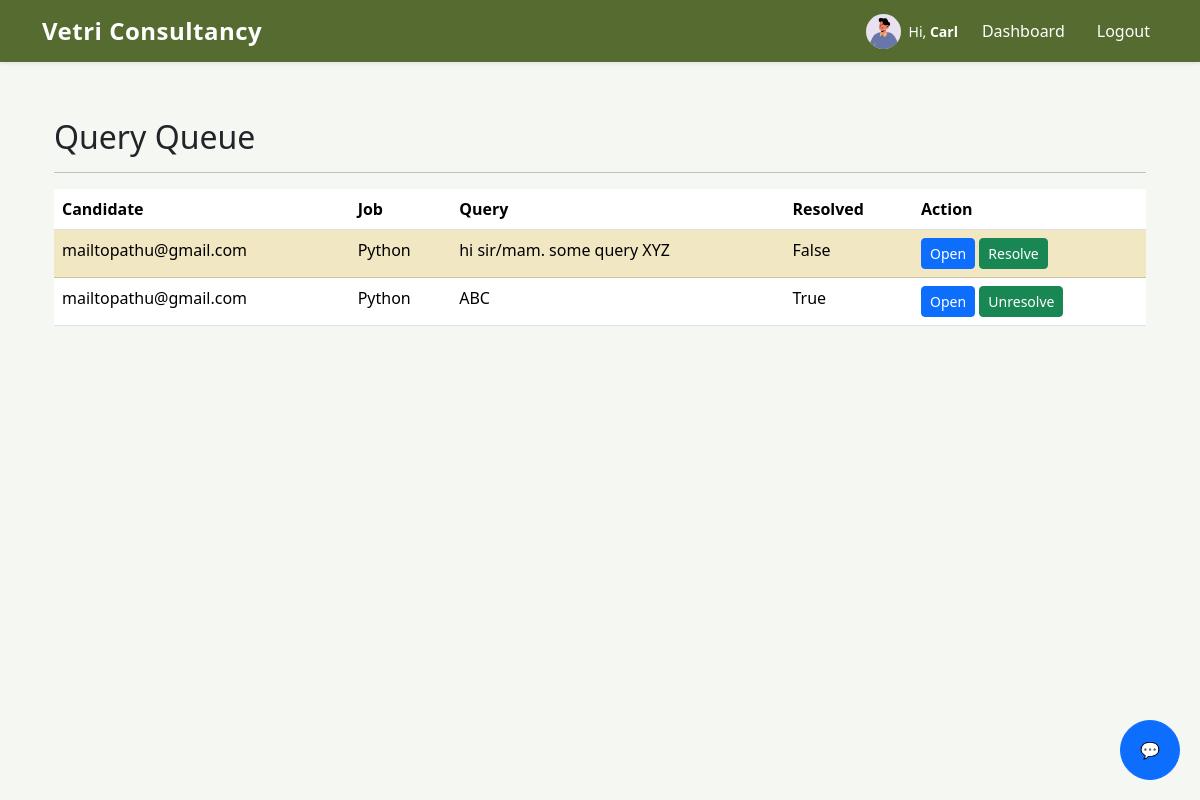
Screenshot of /jobs/queries/queue/ (signed in) with the database file from the repository.
### accounts/models.py (models this page shows, shortened)
class User(AbstractUser):
    ROLE_CHOICES = (
        ('CANDIDATE', 'Candidate'),
        ('CONSULTANT', 'Consultant'),
        ('ADMIN', 'Admin'),
    )
    username = None
    email = models.EmailField(unique=True)
    role = models.CharField(max_length=20, choices=ROLE_CHOICES, default='CANDIDATE')
    USERNAME_FIELD = 'email'
    REQUIRED_FIELDS = []
    objects = CustomUserManager()

### profiles/models.py (models this page shows, shortened)
class ConsultantProfile(models.Model):
    user = models.OneToOneField(
        settings.AUTH_USER_MODEL,
        on_delete=models.CASCADE,
        related_name='consultant_profile'
    )
    first_name = models.CharField(max_length=50, blank=True)
    last_name = models.CharField(max_length=50, blank=True)
    phone = models.CharField(max_length=20, blank=True)
    company = models.CharField(max_length=100, blank=True)
    designation = models.CharField(max_length=100, blank=True)
    profile_image = models.ImageField(
        upload_to=consultant_profile_image_path,
        null=True,
        blank=True
    )
    bio = models.TextField(blank=True, null=True)
    linkedin = models.URLField(blank=True, null=True)
    created_at = models.DateTimeField(default=timezone.now)
    updated_at = models.DateTimeField(auto_now=True)

### jobs/models.py (models this page shows, shortened)
class JobQuery(models.Model):
    job = models.ForeignKey('Job', on_delete=models.CASCADE, related_name='queries')
    user = models.ForeignKey(settings.AUTH_USER_MODEL, on_delete=models.CASCADE)  # candidate
    question = models.TextField()
    created_at = models.DateTimeField(auto_now_add=True)
    is_resolved = models.BooleanField(default=False)

class Job(models.Model):
    JOB_TYPE_CHOICES = (
        ('FT', 'Full Time'),
        ('PT', 'Part Time'),
        ('RM', 'Remote'),
    )
    posted_by = models.ForeignKey(
        settings.AUTH_USER_MODEL,
        on_delete=models.CASCADE,
        related_name='posted_jobs'
    )
    title = models.CharField(max_length=200)
    company = models.CharField(max_length=150)
    location = models.CharField(max_length=150)
    experience = models.PositiveIntegerField(help_text="Experience in years")
    job_type = models.CharField(max_length=2, choices=JOB_TYPE_CHOICES)
    domain = models.CharField(max_length=150, help_text="Eg: Web Development, Data Science")
    skills = models.TextField(help_text="Comma separated skills")
    description = models.TextField()
    posted_on = models.DateTimeField(auto_now_add=True)
    is_active = models.BooleanField(default=True)

### jobs/views.py (the view)
# urls.py: path('queries/queue/', query_queue_view, name='query_queue'),  # Consultant queue
@login_required
def query_queue_view(request):
    user = request.user
    if user.role != 'CONSULTANT':
        return redirect('jobs:jobs_list')
    queries = (
        JobQuery.objects
        .filter(job__posted_by=user)
        .select_related('job', 'user')
        .order_by('is_resolved', '-created_at')
    )
    return render(request, 'jobs/query_queue.html', {
        'queries': queries
    })

### jobs/templates/jobs/query_queue.html (shortened to what this page needs)
{% extends "base.html" %}
{% block content %}
<div class="container mt-5">
    <h2>Query Queue</h2>
    <hr>
    {% if queries %}
        <table class="table table-striped">
            <thead>
                <tr>
                    <th>Candidate</th>
                    <th>Job</th>
                    <th>Query</th>
                    <th>Resolved</th>
                    <th>Action</th>
                </tr>
            </thead>
            <tbody>
                {% for query in queries %}
                <tr class="{% if not query.is_resolved %}table-warning{% endif %}">
                    <td>{{ query.user.get_full_name|default:query.user.email }}</td>
                    <td>{{ query.job.title }}</td>
                    <td>{{ query.question|truncatechars:50 }}</td>
                    <td>{{ query.is_resolved }}</td>
                    <td>
                        <a href="{% url 'jobs:job_queries' query.job.id %}" class="btn btn-sm btn-primary">
                            Open
                        </a>
                        <form method="post" style="display:inline;">
                            <button type="submit" name="resolve" class="btn btn-sm btn-success">
                                {% if query.is_resolved %}Unresolve{% else %}Resolve{% endif %}
                            </button>
                        </form>
                    </td>
                </tr>
                {% endfor %}
            </tbody>
        </table>
    {% else %}
        <p>No queries found.</p>
    {% endif %}
</div>
{% endblock %}

### templates/base.html (shortened to what this page needs)
{% load static %}
<!DOCTYPE html>
<html lang="en">
<head>
    <link rel="stylesheet" href="https://cdn.jsdelivr.net/npm/bootstrap-icons@1.10.5/font/bootstrap-icons.css">
    <link href="https://cdn.jsdelivr.net/npm/bootstrap@5.3.3/dist/css/bootstrap.min.css" rel="stylesheet">
</head>
<body>
    {% if not hide_nav %}
    <nav class="navbar navbar-expand-lg fixed-top shadow-sm">
        <div class="container">
            <a class="navbar-brand logo"
                href="{% if user.is_authenticated %}{% url 'jobs:jobs_list' %}{% else %}{% url 'accounts:login' %}{% endif %}">
                Vetri Consultancy
            </a>
            <div class="collapse navbar-collapse" id="navbarNav">
                <ul class="navbar-nav ms-auto align-items-center gap-3">
                    {% if user.is_authenticated %}
<li class="nav-item d-flex align-items-center gap-2">
    {% if user.role == 'CANDIDATE' %}
        {% if user.profile.profile_image %}
            <img src="{{ user.profile.profile_image.url }}"
                 alt="Profile"
                 class="rounded-circle"
                 width="35"
                 height="35"
                 style="object-fit: cover;">
        {% else %}
            <img src="{% static 'images/default.jpg' %}"
                 alt="Profile"
                 class="rounded-circle"
                 width="35"
                 height="35"
                 style="object-fit: cover;">
        {% endif %}
        <span class="text-white small">
            Hi,
            <strong>{{ user.profile.first_name|default:user.email }}</strong>
            {% if user.subscription.is_pro %}
                <span class="badge bg-warning text-dark ms-1">PRO</span>
            {% else %}
                <span class="badge bg-secondary ms-1">FREE</span>
            {% endif %}
        </span>
    {% elif user.role == 'CONSULTANT' %}
        {% if user.consultant_profile.profile_image %}
            <img src="{{ user.consultant_profile.profile_image.url }}"
                 alt="Profile"
                 class="rounded-circle"
                 width="35"
                 height="35"
                 style="object-fit: cover;">
        {% else %}
        <span class="text-white small">
            Hi,
            <strong>{{ user.consultant_profile.first_name|default:user.email }}</strong>
        </span>
    {% else %}
        <span class="text-white small">
            Hi, <strong>{{ user.email }}</strong>
        </span>
    {% endif %}
</li>
                    <li class="nav-item">
                        <a class="nav-link {% if request.resolver_match.url_name == 'dashboard' and request.resolver_match.app_name == 'accounts' %}active{% endif %}"
                            href="{% url 'accounts:dashboard' %}">
                            Dashboard
                        </a>
                    </li>
                    <li class="nav-item">
                        <form method="post" action="{% url 'accounts:logout' %}">
                            <button type="submit" class="logout-btn nav-link">Logout</button>
                        </form>
                    </li>
                    {% endif %}
                </ul>
            </div>
        </div>
    </nav>
    {% endif %}
    <div class="container">
        {% block content %}{% endblock %}
    </div>
<button id="chatbotBtn" class="btn btn-primary" style="position:fixed; bottom:20px; right:20px; border-radius:50%; width:60px; height:60px;">
    💬
</button>
</body>
</html>

### templates/base.html (style rules this page uses)
body { padding-top: 70px; background-color: #F5F7F2; }
.navbar { background-color: #556B2F !important; }
.navbar .nav-link, .navbar-brand { color: #ffffff !important; font-weight: 500; }
.logo { font-weight: bold; font-size: 1.5rem; letter-spacing: 0.5px; }
.logout-btn { color: #ffffff; background: none; border: none; padding: 0; }

### rows the page displays
User: consultant_profile.profile_image (picture), consultant_profile.first_name "Carl"
JobQuery: user.get_full_name "mailtopathu@gmail.com", job "Python", question "hi sir/mam. some query XYZ", is_resolved "False", shows "Resolve"
JobQuery: user.get_full_name "mailtopathu@gmail.com", job "Python", question "ABC", is_resolved "True", shows "Unresolve"
